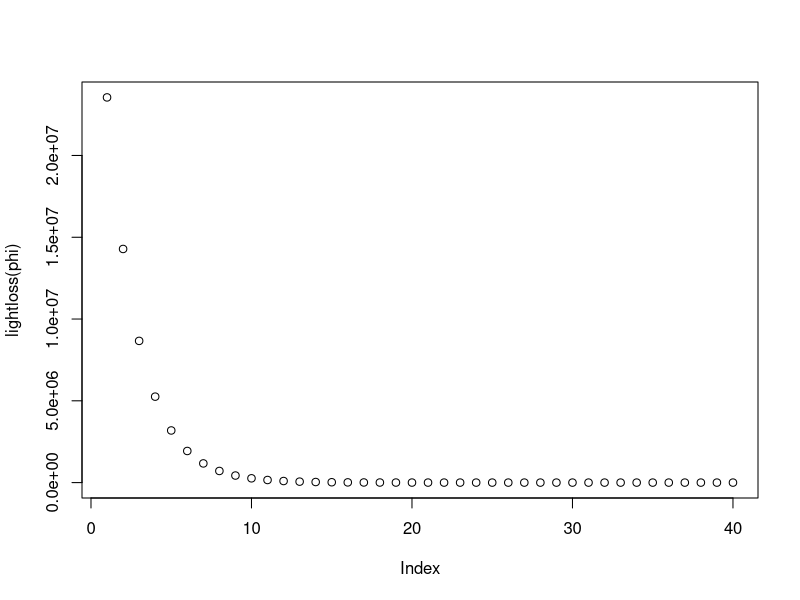
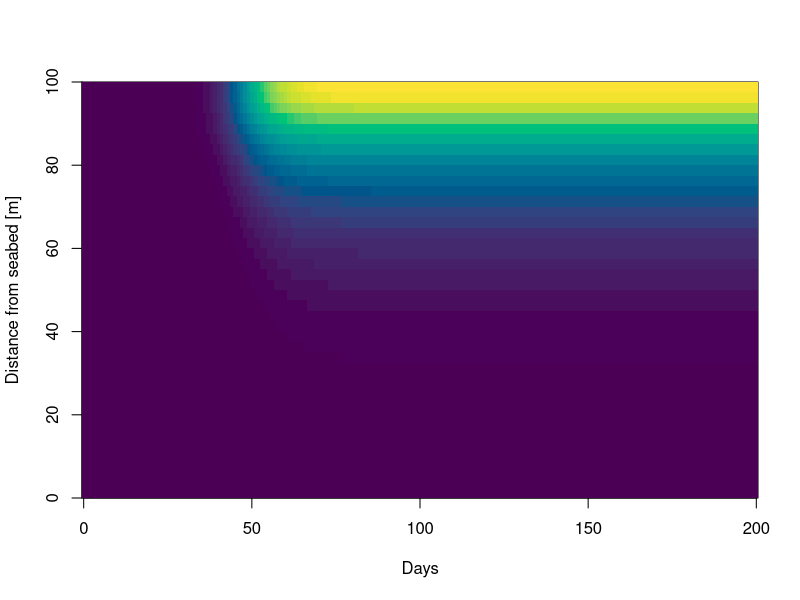

These figures' R source, in order:
#### Packages ####
library(deSolve)

##### Parameters ####
D <- 43.2 #[m^2/day]
Iin <- 350 * 60 * 60 * 24 #[µmol photons /m^2 /day]
kw <- 0.2 #[/m]
kp <- 15e-7 #[m^2 / cell]
m <- 0.01 * 24 #[/day]
u <- 0.96 #[/day]
depth <- 100 #[m]
deltaZ <- 2.5 #[m]
n <- depth/deltaZ 
gmax <- 0.04 * 24
H <- 30 * 60 * 60 *24

params <- c(D = D , Iin = Iin, kw = 0.2, kp = kp, m = m,
            u = u, depth = depth, deltaZ = deltaZ, n = depth/deltaZ, 
            gmax = gmax, H = H)

##### Set up grid ####
z = seq(deltaZ/2, by = deltaZ, to = depth)

##### Initial conditions #####
phi <- rep(0,n) # set up phi0
phi[7] <- 10

# set up light intensity
lightloss <- function(P){
  integral <- cumsum((kw + kp * P) * deltaZ) - 0.5 * deltaZ * (kw + kp*P)
  intensity <- Iin * exp(-integral)
  return(intensity)
}  

plot(lightloss(phi))
##### Derivative function #####
derivative <- function(t, phi, params) {
  
  # set up advective and diffusive flow
  Ja <- rep(0, n+1)
  Jd <- rep(0, n+1)
  
  # calculate advective and diffusive flow
  for(i in 2:n){
    Ja[i] <- u*phi[i-1]
    Jd[i] <- -D*(phi[i]-phi[i-1])/deltaZ
  }
  
  # boundary conditions
  Ja[1] <- 0
  Ja[n+1] <- 0
  Jd[1] <- 0
  Jd[n+1] <- 0
  
  # total flow
  J <- Ja + Jd 
  
  # set up time derivative of phi
  dphi_dt <- seq(1,n,1)
  
  # calculate growth rate
  I = lightloss(phi)
  growth <- gmax * I / (H + I) - m
  
  for (i in 1:n){
    dphi_dt[i] <- growth[i]*phi[i] - (J[i+1]- J[i])/deltaZ
    
  }
  
  return(list(dphi_dt))
}

times <- seq(0,200,1)  

derivative.out <- ode(phi, times, derivative, parms = params)

# time <- derivative.out[,1]
# ph <- derivative.out[,ncol(derivative.out:2)]
# image(time, z, ph, col = hcl.colors(20, "viridis"))

image(x = times, y = z, derivative.out[,ncol(derivative.out):2], 
      ylab = "Distance from seabed [m]", xlab = "Days", col = hcl.colors(50, "viridis"))


# for (n in seq(1, length(times), by = 5)) {
#   plot(derivative.out[n, -1], -z, type = "l", col = "blue", xlim = c(0,500),
#        xlab = "Concentration", ylab = "Depth", #ylim =c(0,100), #, xlim =c(-1,100),
#        main = paste("Phytoplankton at Time =", times[n]))
#   if (n < length(times)) Sys.sleep(0.5)  # Pause between frames for visibility
# }
